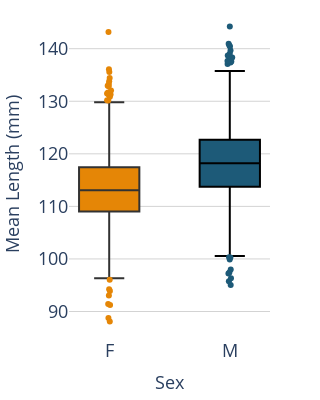

Write notebook code for a chart like this one.
### Markdown cell above
### Mean Tract Length, seperated by sex

### Code cell
import plotly.graph_objects as go
from plotly.subplots import make_subplots

fig = make_subplots(rows=1, cols=1)

# FEMALE
fig.add_trace(go.Box(
    x=['F'] * len(merged_data[merged_data['demo_sex_v2'] == 'F']['mean length(mm)']),
    y=merged_data[merged_data['demo_sex_v2'] == 'F']['mean length(mm)'],
    name='F',
    marker_color='rgb(229,134,6)',
    fillcolor='rgb(229,134,6)',
    line=dict(color='rgb(50,50,50)'),
    boxpoints='outliers',
    jitter=0.1,
    pointpos=0,
    width=0.5,
    showlegend=False),
    row=1, col=1)

# MALE
fig.add_trace(go.Box(
    x=['M'] * len(merged_data[merged_data['demo_sex_v2'] == 'M']['mean length(mm)']),
    y=merged_data[merged_data['demo_sex_v2'] == 'M']['mean length(mm)'],
    name='M',
    marker_color='rgb(29,90,120)',
    fillcolor='rgb(29,90,120)',
    line=dict(color='rgb(0,0,0)'),
    boxpoints='outliers',
    jitter=0.1,
    pointpos=0,
    width=0.5,
    showlegend=False),
    row=1, col=1)

fig.update_layout(
    xaxis=dict(title="Sex", title_font=dict(size=18),tickfont=dict(size=18)),
    yaxis=dict(title="Mean Length (mm)", title_font=dict(size=18), gridcolor='lightgray', gridwidth=1, zerolinecolor='lightgray', tickfont=dict(size=18)),
    plot_bgcolor='white',
    boxmode='group',
    boxgroupgap=0.1,
    height=400,
    width=300,
    margin=dict(l=50, r=50, t=10, b=50),
)

fig.show()

### Figure 1 — Plotly figure (JSON) as saved in the notebook; plotly's stock layout.template omitted (floating-point values rounded to 4 significant figures; data arrays with more than 128 entries replaced by an {"elided": "..."} marker saying what was removed)
{"data": [{"boxpoints": "outliers", "fillcolor": "rgb(229,134,6)", "jitter": 0.1, "line": {"color": "rgb(50,50,50)"}, "marker": {"color": "rgb(229,134,6)"}, "name": "F", "pointpos": 0, "showlegend": false, "type": "box", "width": 0.5, "x": {"elided": "2415 str values"}, "xaxis": "x", "y": {"elided": "2415 float values"}, "yaxis": "y"}, {"boxpoints": "outliers", "fillcolor": "rgb(29,90,120)", "jitter": 0.1, "line": {"color": "rgb(0,0,0)"}, "marker": {"color": "rgb(29,90,120)"}, "name": "M", "pointpos": 0, "showlegend": false, "type": "box", "width": 0.5, "x": {"elided": "2579 str values"}, "xaxis": "x", "y": {"elided": "2579 float values"}, "yaxis": "y"}], "layout": {"boxgroupgap": 0.1, "boxmode": "group", "height": 400, "margin": {"b": 50, "l": 50, "r": 50, "t": 10}, "plot_bgcolor": "white", "width": 300, "xaxis": {"anchor": "y", "domain": [0, 1], "tickfont": {"size": 18}, "title": {"font": {"size": 18}, "text": "Sex"}}, "yaxis": {"anchor": "x", "domain": [0, 1], "gridcolor": "lightgray", "gridwidth": 1, "tickfont": {"size": 18}, "title": {"font": {"size": 18}, "text": "Mean Length (mm)"}, "zerolinecolor": "lightgray"}}}
